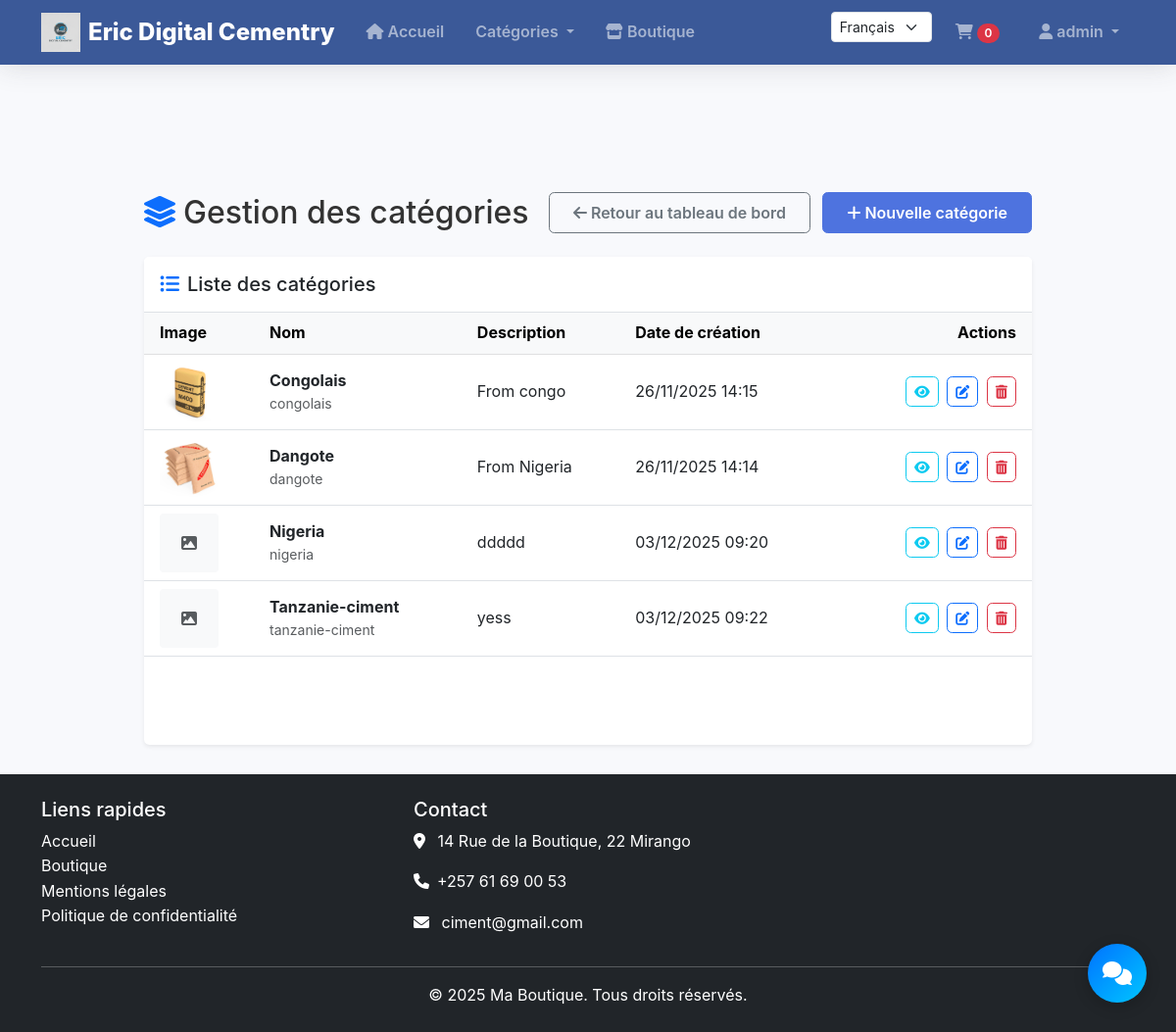
Screenshot of /boutique/admin/categories/ (signed in) with the database file from the repository.
### boutique/models.py (models this page shows, shortened)
class Category(models.Model):
    name = models.CharField(_('nom'), max_length=200, db_index=True)
    slug = models.SlugField(_('slug'), max_length=200, unique=True)
    image = models.ImageField(_('image'), upload_to='categories/%Y/%m/%d', blank=True)
    description = models.TextField(_('description'), blank=True)
    manage_stock = models.BooleanField(
        _('gérer le stock'),
        default=False,
        help_text=_('Si activé, vous pourrez gérer le stock pour cette catégorie')
    )
    stock_quantity = models.PositiveIntegerField(
        _('quantité en stock'),
        default=0,
        help_text=_('Quantité totale en stock pour cette catégorie')
    )
    low_stock_threshold = models.PositiveIntegerField(
        _('seuil d\'alerte de stock'),
        default=5,
        help_text=_('Seuil à partir duquel une alerte de stock faible sera déclenchée')
    )
    backorder_allowed = models.BooleanField(
        _('autoriser les commandes en rupture de stock'),
        default=False,
        help_text=_('Si activé, les clients pourront commander même si le stock est épuisé')
    )
    stock_status = models.CharField(
        _('état du stock'),
        max_length=20,
        choices=[
            ('in_stock', _('En stock')),
            ('low_stock', _('Stock faible')),
            ('out_of_stock', _('Rupture de stock')),
        ],
        default='in_stock'
    )
    created_at = models.DateTimeField(_('créé le'), auto_now_add=True)
    updated_at = models.DateTimeField(_('mis à jour le'), auto_now=True)
    class Meta:
        ordering = ('name',)
        verbose_name = _('catégorie')
        verbose_name_plural = _('catégories')
    def get_absolute_url(self):
        return f'/boutique/category/{self.slug}/'

### boutique/admin_views.py (the view)
# urls.py: path('admin/categories/', CategoryListView.as_view(), name='admin_category_list'),
class CategoryListView(AdminRequiredMixin, ListView):
    model = Category
    template_name = 'boutique/admin/category_list.html'
    context_object_name = 'categories'
    paginate_by = 10

### boutique/admin_views.py (called while the page is built)
    def test_func(self):
        return self.request.user.is_superuser

### boutique/context_processors.py (called while the page is built)
def cart(request):
    cart_id = request.session.get('cart_id')
    if cart_id:
        try:
            cart = Cart.objects.get(id=cart_id)
            return {'cart': cart}
        except Cart.DoesNotExist:
            pass
    return {'cart': None}

### templates/boutique/admin/category_list.html (shortened to what this page needs)
{% extends 'base.html' %}
{% load static i18n %}
{% block content %}
<div class="container py-5">
    <div class="row justify-content-center">
        <div class="col-lg-10">
            <div class="d-flex justify-content-between align-items-center mb-4">
                <h2 class="mb-0">
                    <i class="fas fa-layer-group text-primary me-2"></i>{% trans 'Gestion des catégories' %}
                </h2>
                <div>
                    <a href="{% url 'boutique:admin_dashboard' %}" class="btn btn-outline-secondary me-2">
                        <i class="fas fa-arrow-left me-1"></i>{% trans 'Retour au tableau de bord' %}
                    </a>
                    <a href="{% url 'boutique:add_category' %}" class="btn btn-primary">
                        <i class="fas fa-plus me-1"></i>{% trans 'Nouvelle catégorie' %}
                    </a>
                </div>
            </div>
            <div class="card shadow-sm border-0">
                <div class="card-header bg-white border-bottom py-3">
                    <h5 class="mb-0">
                        <i class="fas fa-list-ul text-primary me-2"></i>{% trans 'Liste des catégories' %}
                    </h5>
                </div>
                <div class="card-body p-0">
                    {% if categories %}
                        <div class="table-responsive">
                            <table class="table table-hover align-middle mb-0">
                                <thead class="table-light">
                                    <tr>
                                        <th class="ps-3">{% trans 'Image' %}</th>
                                        <th>{% trans 'Nom' %}</th>
                                        <th>{% trans 'Description' %}</th>
                                        <th>{% trans 'Date de création' %}</th>
                                        <th class="text-end pe-3">{% trans 'Actions' %}</th>
                                    </tr>
                                </thead>
                                <tbody>
                                    {% for category in categories %}
                                    <tr>
                                        <td class="ps-3">
                                            {% if category.image %}
                                                <img src="{{ category.image.url }}" alt="{{ category.name }}" class="category-image">
                                            {% else %}
                                                <div class="bg-light d-flex align-items-center justify-content-center category-image">
                                                    <i class="fas fa-image text-muted"></i>
                                                </div>
                                            {% endif %}
                                        </td>
                                        <td>
                                            <strong>{{ category.name }}</strong>
                                            <div class="small text-muted">
                                                {{ category.slug }}
                                            </div>
                                        </td>
                                        <td>
                                            {% if category.description %}
                                                {{ category.description|truncatewords:10 }}
                                            {% else %}
                                                <span class="text-muted">{% trans 'Aucune description' %}</span>
                                            {% endif %}
                                        </td>
                                        <td>{{ category.created_at|date:"d/m/Y H:i" }}</td>
                                        <td class="text-end pe-3 action-buttons">
                                            <a href="{{ category.get_absolute_url }}" class="btn btn-sm btn-outline-info me-1" title="{% trans 'Voir' %}" target="_blank">
                                                <i class="fas fa-eye"></i>
                                            </a>
                                            <a href="{% url 'boutique:admin_category_edit' category.pk %}" class="btn btn-sm btn-outline-primary me-1" title="{% trans 'Modifier' %}">
                                                <i class="fas fa-edit"></i>
                                            </a>
                                            <button type="button" class="btn btn-sm btn-outline-danger"
                                                    data-bs-toggle="modal"
                                                    data-bs-target="#deleteModal{{ category.id }}"
                                                    title="{% trans 'Supprimer' %}">
                                                <i class="fas fa-trash-alt"></i>
                                            </button>
                                        </td>
                                    </tr>
                                    {% endfor %}
                                </tbody>
                            </table>
                        </div>
                    {% endif %}
                </div>
            </div>
        </div>
    </div>
</div>
{% endblock %}

### templates/base.html (shortened to what this page needs)
{% load static i18n %}
<!DOCTYPE html>
<html lang="fr" data-user-authenticated="{{ user.is_authenticated|lower }}"
      data-username="{{ user.get_full_name|default:user.username }}"
      data-user-email="{{ user.email|default:'' }}"
      data-user-id="{{ user.id|default:'' }}">
<head>
    <link href="https://cdn.jsdelivr.net/npm/bootstrap@5.3.0/dist/css/bootstrap.min.css" rel="stylesheet">
    <link rel="stylesheet" href="https://cdnjs.cloudflare.com/ajax/libs/font-awesome/6.0.0/css/all.min.css">
    <link rel="stylesheet" href="{% static 'css/style.css' %}">
</head>
<body>
    <nav class="navbar navbar-expand-lg navbar-dark" style="background-color: #3B5998;" fixed-top>
        <div class="container">
            <a class="navbar-brand d-flex align-items-center" href="{% url 'boutique:home' %}">
                <img src="{% static 'img/cement_logo.png' %}" alt="Logo" height="40" class="me-2">
                <span style="color: white;">Eric Digital Cementry</span>
            </a>
            <div class="collapse navbar-collapse" id="navbarNav">
                <ul class="navbar-nav me-auto">
                    <li class="nav-item">
                        <a class="nav-link" href="{% url 'boutique:home' %}">
                            <i class="fas fa-home"></i> {% trans 'Accueil' %}
                        </a>
                    </li>
                    <li class="nav-item dropdown">
                        <a class="nav-link dropdown-toggle" href="#" id="navbarCategories" role="button"
                           data-bs-toggle="dropdown" aria-expanded="false">
                            {% trans 'Catégories' %}
                        </a>
                    </li>
                    <li class="nav-item">
                        <a class="nav-link" href="{% url 'boutique:product_list' %}">
                            <i class="fas fa-store"></i> {% trans 'Boutique' %}
                        </a>
                    </li>
                </ul>
                <ul class="navbar-nav ms-auto">
                    <li class="nav-item dropdown me-2">
                        <form action="{% url 'set_language' %}" method="post" class="d-flex">
                            <select name="language" class="form-select form-select-sm" onchange="this.form.submit()" style="width: auto;">
                                {% get_current_language as LANGUAGE_CODE %}
                                {% get_available_languages as LANGUAGES %}
                                {% get_language_info_list for LANGUAGES as languages %}
                                {% for language in languages %}
                                    <option value="{{ language.code }}" {% if language.code == LANGUAGE_CODE %}selected{% endif %}>
                                        {{ language.name_local|title }}
                                    </option>
                                {% endfor %}
                            </select>
                        </form>
                    </li>
                    <li class="nav-item me-2">
                        <a class="nav-link" href="{% url 'boutique:cart' %}" title="{% trans 'Panier' %}">
                            <i class="fas fa-shopping-cart"></i>
                            <span class="badge bg-danger rounded-pill">
                                {% if cart %}{{ cart.total_quantity }}{% else %}0{% endif %}
                            </span>
                        </a>
                    </li>
                    {% if user.is_authenticated %}
                        <li class="nav-item dropdown">
                            <a class="nav-link dropdown-toggle" href="#" id="navbarUser" role="button"
                               data-bs-toggle="dropdown" aria-expanded="false">
                                <i class="fas fa-user"></i> {{ user.get_username }}
                            </a>
                        </li>
                    {% endif %}
                </ul>
            </div>
        </div>
    </nav>
    <main class="container mt-5 pt-4">
        {% block content %}{% endblock %}
    </main>
    <footer class="bg-dark text-white py-4">
        <div class="container">
            <div class="row">
                <div class="col-md-4">
                    <h5>{% trans 'Liens rapides' %}</h5>
                    <ul class="list-unstyled">
                        <li><a href="{% url 'boutique:home' %}" class="text-white">{% trans 'Accueil' %}</a></li>
                        <li><a href="{% url 'boutique:product_list' %}" class="text-white">{% trans 'Boutique' %}</a></li>
                        <li><a href="{% url 'boutique:legal_notice' %}" class="text-white">{% trans 'Mentions légales' %}</a></li>
                        <li><a href="#" class="text-white">{% trans 'Politique de confidentialité' %}</a></li>
                    </ul>
                </div>
                <div class="col-md-4">
                    <h5>{% trans 'Contact' %}</h5>
                    <address>
                        <p><i class="fas fa-map-marker-alt me-2"></i> 14 Rue de la Boutique, 22 Mirango</p>
                        <p><i class="fas fa-phone me-2"></i>+257 61 69 00 53</p>
                        <p><i class="fas fa-envelope me-2"></i> ciment@gmail.com</p>
                    </address>
                </div>
            </div>
            <hr>
            <div class="text-center">
                <p class="mb-0">&copy; {% now 'Y' %} Ma Boutique. {% trans 'Tous droits réservés.' %}</p>
            </div>
        </div>
    </footer>
    {% if not request.user_agent.is_bot %}
        {% include 'includes/chatbot.html' %}
    {% endif %}
</body>
</html>

### static/css/style.css (style rules this page uses)
:root { --primary-color: #4e73df; --secondary-color: #858796; --success-color: #1cc88a; --info-color: #36b9cc; --warning-color: #f6c23e; --danger-color: #e74a3b; --light-color: #f8f9fc; --dark-color: #5a5c69; --border-radius: 0.35rem; --box-shadow: 0 0.15rem 1.75rem 0 rgba(58, 59, 69, 0.15); }
body { font-family: 'Nunito', -apple-system, BlinkMacSystemFont, 'Segoe UI', Roboto, 'Helvetica Neue', Arial, sans-serif; color: #333; background-color: #f8f9fc; line-height: 1.6; }
.navbar { box-shadow: 0 0.15rem 1.75rem 0 rgba(58, 59, 69, 0.15); padding: 0.5rem 0; transition: transform 0.3s ease-in-out; position: fixed; top: 0; right: 0; left: 0; z-index: 1030; background-color: #3B5998 !important; width: 100%; }
body { padding-top: 76px; min-height: 100vh; }
.navbar-brand { font-weight: 800; font-size: 1.5rem; color: var(--primary-color) !important; }
.nav-link { font-weight: 600; padding: 0.5rem 1rem !important; }
.btn { font-weight: 600; padding: 0.5rem 1.5rem; border-radius: var(--border-radius); transition: all 0.3s; }
.btn-primary { background-color: var(--primary-color); border-color: var(--primary-color); }
.card { border: none; border-radius: var(--border-radius); box-shadow: var(--box-shadow); transition: transform 0.3s, box-shadow 0.3s; margin-bottom: 1.5rem; height: 100%; }
.card-body { padding: 1.25rem; }
footer { margin-top: 3rem; padding: 2rem 0; background-color: #2c3e50; color: white; }
footer a { color: #fff; text-decoration: none; transition: color 0.3s; }
.badge { font-weight: 600; padding: 0.35em 0.65em; }

### templates/boutique/admin/category_list.html (style rules this page uses)
.category-image { width: 60px; height: 60px; object-fit: cover; border-radius: 4px; }
.action-buttons .btn { padding: 0.25rem 0.5rem; font-size: 0.875rem; }

### rows the page displays
Category: image (picture), name "Congolais", slug "congolais", description "From congo", created_at "26/11/2025 14:15"
Category: image (picture), name "Dangote", slug "dangote", description "From Nigeria", created_at "26/11/2025 14:14"
Category: name "Nigeria", slug "nigeria", description "ddddd", created_at "03/12/2025 09:20"
Category: name "Tanzanie-ciment", slug "tanzanie-ciment", description "yess", created_at "03/12/2025 09:22"

### other values shown
{{ user.get_username }} "admin"
form field language "Français"
